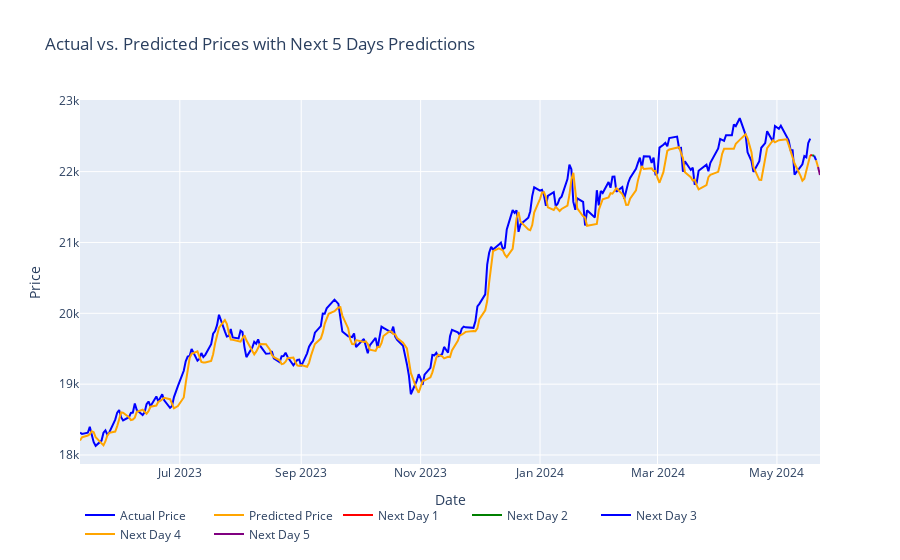

The code cell stored with this chart in its notebook:
### Code cell
# Define a list of colors
colors = ['red', 'green', 'blue', 'orange', 'purple']

# Plotting actual and predicted prices
actual_trace = go.Scatter(x=df.index[-len(y_test):], y=y_test.flatten(), mode='lines', name='Actual Price', line=dict(color='blue'))
predicted_trace = go.Scatter(x=df.index[-len(predictions):], y=predictions.flatten(), mode='lines', name='Predicted Price', line=dict(color='orange'))

# Calculate the next 5 dates after the last date in the dataset
last_date = df.index[-1]
next_5_days_index = pd.date_range(last_date + pd.Timedelta(days=1), periods=5)

# Plotting prices for the next 5 days
next_5_days_trace = []
predict_price = predictions[-1][0]
for i, price in enumerate(next_5_days_predictions, start=1):
    next_day_trace = go.Scatter(x=[last_date, next_5_days_index[i-1]], y=[predict_price, price[0][0]], mode='lines', name=f'Next Day {i}', line=dict(color=colors[i-1]))
    next_5_days_trace.append(next_day_trace)
    last_date = next_5_days_index[i-1]
    predict_price = price[0][0]

# print(next_5_days_trace)
# Combine all traces
traces = [actual_trace, predicted_trace]+next_5_days_trace
# Define layout
layout = go.Layout(title='Actual vs. Predicted Prices with Next 5 Days Predictions',
                   xaxis=dict(title='Date'),
                   yaxis=dict(title='Price'),
                   legend=dict(orientation='h'),
                   showlegend=True)

# Create figure
fig = go.Figure(data=traces, layout=layout)

# Show interactive plot
fig.show()

### Figure 1 — Plotly figure (JSON) as saved in the notebook; plotly's stock layout.template omitted (floating-point values rounded to 4 significant figures; data arrays with more than 128 entries replaced by an {"elided": "..."} marker saying what was removed)
{"data": [{"line": {"color": "blue"}, "mode": "lines", "name": "Actual Price", "type": "scatter", "x": {"elided": "255 str values"}, "y": {"elided": "255 float values"}}, {"line": {"color": "orange"}, "mode": "lines", "name": "Predicted Price", "type": "scatter", "x": {"elided": "255 str values"}, "y": {"elided": "255 float values"}}, {"line": {"color": "red"}, "mode": "lines", "name": "Next Day 1", "type": "scatter", "x": ["2024-05-18T00:00:00", "2024-05-19T00:00:00"], "y": [22230.0, 22230.0]}, {"line": {"color": "green"}, "mode": "lines", "name": "Next Day 2", "type": "scatter", "x": ["2024-05-19T00:00:00", "2024-05-20T00:00:00"], "y": [22230.0, 22220.0]}, {"line": {"color": "blue"}, "mode": "lines", "name": "Next Day 3", "type": "scatter", "x": ["2024-05-20T00:00:00", "2024-05-21T00:00:00"], "y": [22220.0, 22160.0]}, {"line": {"color": "orange"}, "mode": "lines", "name": "Next Day 4", "type": "scatter", "x": ["2024-05-21T00:00:00", "2024-05-22T00:00:00"], "y": [22160.0, 22060.0]}, {"line": {"color": "purple"}, "mode": "lines", "name": "Next Day 5", "type": "scatter", "x": ["2024-05-22T00:00:00", "2024-05-23T00:00:00"], "y": [22060.0, 21950.0]}], "layout": {"legend": {"orientation": "h"}, "showlegend": true, "title": {"text": "Actual vs. Predicted Prices with Next 5 Days Predictions"}, "xaxis": {"title": {"text": "Date"}}, "yaxis": {"title": {"text": "Price"}}}}
